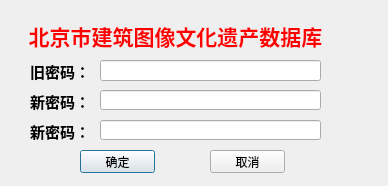
<?xml version="1.0" encoding="UTF-8"?>
<ui version="4.0">
 <class>password</class>
 <widget class="QDialog" name="password">
  <property name="geometry">
   <rect>
    <x>0</x>
    <y>0</y>
    <width>388</width>
    <height>186</height>
   </rect>
  </property>
  <property name="windowTitle">
   <string>Dialog</string>
  </property>
  <widget class="QLabel" name="label">
   <property name="geometry">
    <rect>
     <x>10</x>
     <y>20</y>
     <width>331</width>
     <height>31</height>
    </rect>
   </property>
   <property name="text">
    <string>&lt;html&gt;&lt;head/&gt;&lt;body&gt;&lt;p align=&quot;center&quot;&gt;&lt;span style=&quot; font-size:16pt; font-weight:600; color:#ff0000;&quot;&gt;北京市建筑图像文化遗产数据库&lt;/span&gt;&lt;/p&gt;&lt;/body&gt;&lt;/html&gt;</string>
   </property>
  </widget>
  <widget class="QLabel" name="label_2">
   <property name="geometry">
    <rect>
     <x>30</x>
     <y>60</y>
     <width>61</width>
     <height>21</height>
    </rect>
   </property>
   <property name="text">
    <string>&lt;html&gt;&lt;head/&gt;&lt;body&gt;&lt;p&gt;&lt;span style=&quot; font-size:11pt; font-weight:600;&quot;&gt;旧密码：&lt;/span&gt;&lt;/p&gt;&lt;/body&gt;&lt;/html&gt;</string>
   </property>
  </widget>
  <widget class="QLineEdit" name="oldPasswordLineEdit">
   <property name="geometry">
    <rect>
     <x>100</x>
     <y>60</y>
     <width>221</width>
     <height>21</height>
    </rect>
   </property>
  </widget>
  <widget class="QLabel" name="label_3">
   <property name="geometry">
    <rect>
     <x>30</x>
     <y>90</y>
     <width>61</width>
     <height>21</height>
    </rect>
   </property>
   <property name="text">
    <string>&lt;html&gt;&lt;head/&gt;&lt;body&gt;&lt;p&gt;&lt;span style=&quot; font-size:11pt; font-weight:600;&quot;&gt;新密码：&lt;/span&gt;&lt;/p&gt;&lt;/body&gt;&lt;/html&gt;</string>
   </property>
  </widget>
  <widget class="QLineEdit" name="newPasswordLineEdit">
   <property name="geometry">
    <rect>
     <x>100</x>
     <y>90</y>
     <width>221</width>
     <height>20</height>
    </rect>
   </property>
  </widget>
  <widget class="QLabel" name="label_4">
   <property name="geometry">
    <rect>
     <x>30</x>
     <y>120</y>
     <width>61</width>
     <height>21</height>
    </rect>
   </property>
   <property name="text">
    <string>&lt;html&gt;&lt;head/&gt;&lt;body&gt;&lt;p&gt;&lt;span style=&quot; font-size:11pt; font-weight:600;&quot;&gt;新密码：&lt;/span&gt;&lt;/p&gt;&lt;/body&gt;&lt;/html&gt;</string>
   </property>
  </widget>
  <widget class="QLineEdit" name="surePasswordlineEdit">
   <property name="geometry">
    <rect>
     <x>100</x>
     <y>120</y>
     <width>221</width>
     <height>20</height>
    </rect>
   </property>
  </widget>
  <widget class="QPushButton" name="okButton">
   <property name="geometry">
    <rect>
     <x>80</x>
     <y>150</y>
     <width>75</width>
     <height>23</height>
    </rect>
   </property>
   <property name="text">
    <string>确定</string>
   </property>
  </widget>
  <widget class="QPushButton" name="cancelButton">
   <property name="geometry">
    <rect>
     <x>210</x>
     <y>150</y>
     <width>75</width>
     <height>23</height>
    </rect>
   </property>
   <property name="text">
    <string>取消</string>
   </property>
  </widget>
 </widget>
 <resources/>
 <connections/>
</ui>
